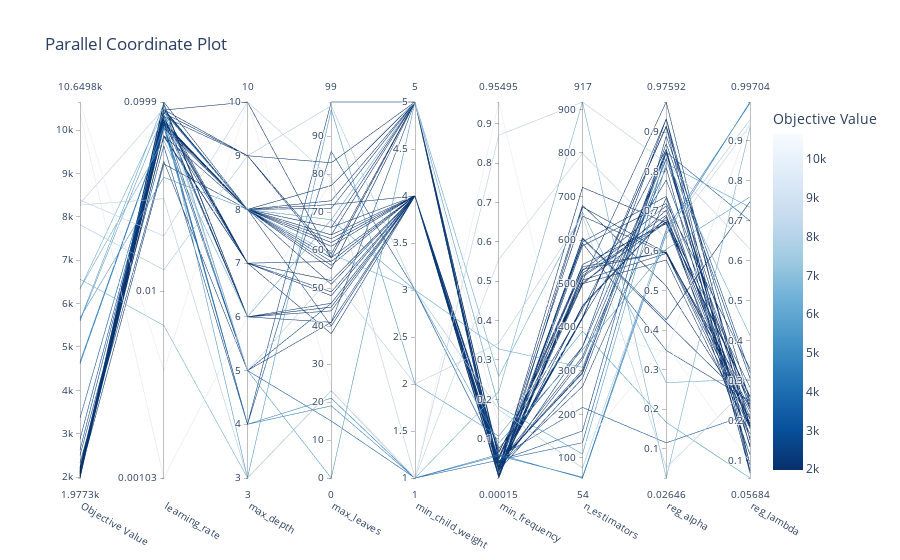

The cell this chart's notebook holds for it:
### Markdown cell above
segun el grafico desde el el trial 26 baja bastante el valor del mae, se estabiliza casi en el minimo en el trial 44

### Code cell
plot_parallel_coordinate(study2)
